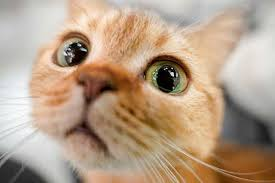
#> input picture code/img/cat.jpg, 275 x 183 px, found by its file name
$ python Otsu.py
#> lines starting #> are read from the running program, lines starting #| are printed output that depends on the picture; after the words box and inside, x2 and y2 are one past the last pixel; in counts of white or black regions, pixels touching at a corner belong together
import cv2 as cv
import sys
import matplotlib.pyplot as plt


img = cv.imread('cat.jpg')
#> img is the input picture: shape (183, 275, 3); mean B, G, R 135.5, 158, 181.2

if img is None:
    sys.exit('파일을 찾을 수 없습니다.')

t, bin_img = cv.threshold(img[:,:,2],0, 255, cv.THRESH_BINARY+cv.THRESH_OTSU)
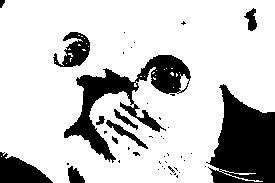
#> bin_img: shape (183, 275); 78.5% white; 45 black regions (34 under 20 px), largest, box (x1, y1, x2, y2) and area: (206, 84, 275, 183) 4451, (64, 55, 191, 163) 3742, (0, 152, 53, 183) 990
#> t = 152
print("오츄 알고리즘이 찾은 최적 임계값 ", t)
#| 오츄 알고리즘이 찾은 최적 임계값  152.0

cv.imshow('R channel', img[:,:,2])
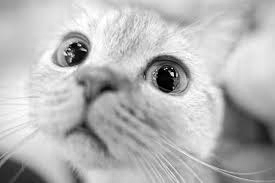
#> window 'R channel': shape (183, 275); min 0, max 255, mean 181.2
cv.imshow('R channel binarization', bin_img)

cv.waitKey()
cv.destroyAllWindows()
